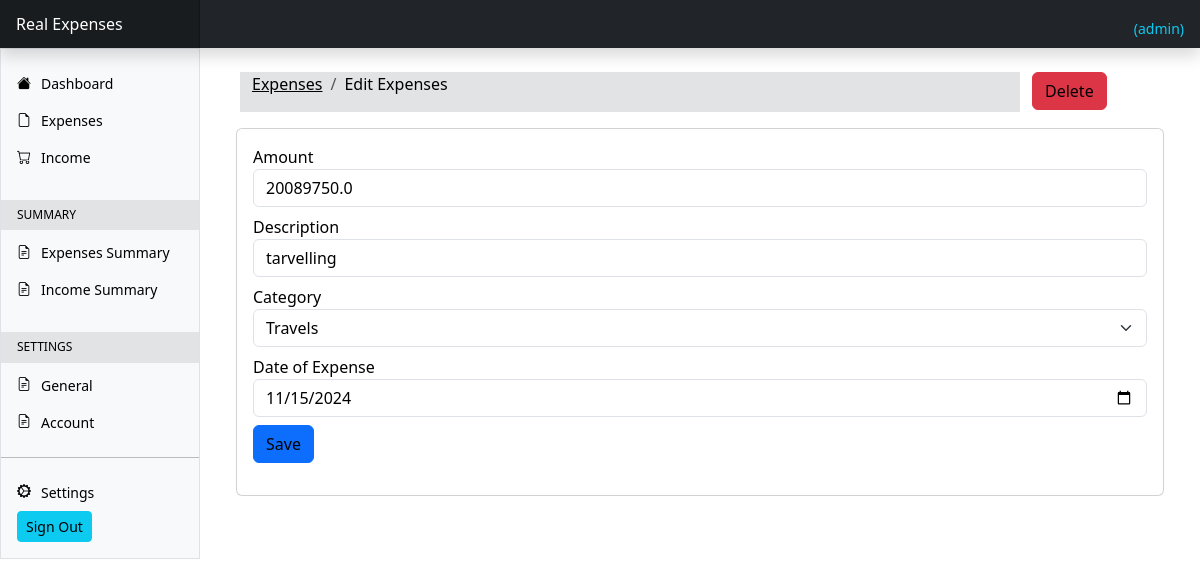
The page /edit-expense/2 (signed in) on the database its author committed.
### expenses/models.py (models this page shows, shortened)
class Expenses(models.Model):
    amount = models.FloatField()
    date = models.DateField(default=now)
    description = models.TextField()
    owner = models.ForeignKey(to=User, on_delete=models.CASCADE)
    category = models.CharField(max_length=200)
    class Meta:
        ordering = ['-date']

### expenses/views.py (the view, shortened to what this page needs)
# urls.py: path('edit-expense/<int:id>',expense_edit,name='expense-edit'),
@login_required(login_url='/authentication/login')
def expense_edit(request,id):
    expense = Expenses.objects.get(pk=id)
    categories = Category.objects.all()
    context = {
        'expense':expense,
        'values': expense,
        'categories':categories,
    }
    if request.method == 'GET':
        return render(request,'expenses/edit-expense.html',context)

### templates/expenses/edit-expense.html (shortened to what this page needs)
{% extends "base.html" %} {% block content %}
<div class="container mt-4">
  <div class="row mb-3 ms-1">
    <div class="col-md-10 bg-secondary-subtle">
      <nav aria-label="breadcrumb">
        <ol class="breadcrumb">
          <li class="breadcrumb-item">
            <a href="{% url 'expenses' %}">Expenses</a>
          </li>
          <li class="breadcrumb-item active" aria-current="page">Edit Expenses</li>
        </ol>
      </nav>
    </div>
    <div class="col-md-2">
      <a href="{% url 'expense-delete' expense.id %}" class="btn btn-danger">Delete</a>
    </div>
  </div>
  <div class="card">
    <div class="card-body">
      <form action="{% url 'expense-edit' expense.id %}" method="post">
        <div class="mb-2">
          <label for="">Amount</label>
          <input
            type="text"
            class="form-control"
            id="floatingInput"
            placeholder=""
            name="amount"
            value="{{values.amount}}"
          />
        </div>
        <div class="mb-2">
          <label for="">Description</label>
          <input
            type="text"
            class="form-control"
            id="floatingInput"
            placeholder=""
            name="description"
            value="{{values.description}}"
          />
        </div>
        <div class="mb-2">
          <label for="">Category</label>
          <select name="category" class="form-select">
            <option selected name="category" value="{{values.category}}">{{values.category}}</option>
          </select>
        </div>
        <div class="mb-2">
          <label for="">Date of Expense</label>
          <input
            type="date"
            class="form-control"
            id="floatingInput"
            placeholder=""
            value="{{values.date | date:'Y-m-d'  }}"
            name="expense_date"
          />
        </div>
        <input type="submit" value="Save" class="btn btn-primary" />
      </form>
    </div>
  </div>
</div>
{% endblock %}

### templates/base.html (shortened to what this page needs)
{% load static %}
<html lang="en" data-bs-theme="auto">
  <head><script src="/docs/5.3/assets/js/color-modes.js"></script>
    <link href="https://cdn.jsdelivr.net/npm/bootstrap@5.3.3/dist/css/bootstrap.min.css" rel="stylesheet">
    <link rel="stylesheet" href="{% static 'css/main.css' %}">
    <link href="{% static 'css/dashboard.css' %}" rel="stylesheet">
    <link rel="stylesheet" href="https://cdn.jsdelivr.net/npm/bootstrap-icons@1.11.3/font/bootstrap-icons.min.css">
  </head>
  <body>
<header class="navbar sticky-top bg-dark flex-md-nowrap p-0 shadow" data-bs-theme="dark">
  <a class="navbar-brand col-md-3 col-lg-2 me-0 px-3 fs-6 text-white" href="#">Real Expenses</a>
<small class="ms-auto text- mt-2 text-info me-3">
            ({{user.username}})
          </small>
</header>
<div class="container-fluid">
  <div class="row">
   {% include "partials/sidebars.html" %}
    <main class="col-md-9 ms-sm-auto col-lg-10 px-md-4">
      {% block content  %}
      {% endblock  %}
    </main>
  </div>
</div>
  </body>
</html>

### static/css/dashboard.css (style rules this page uses)
.navbar-brand { padding-top: .75rem; padding-bottom: .75rem; background-color: rgba(0, 0, 0, .25); box-shadow: inset -1px 0 0 rgba(0, 0, 0, .25); }

### templates/partials/sidebars.html (style rules this page uses)
* { color: black !important; }

### rows shown on the page
Expenses: amount "20089750.0", description "tarvelling", category "Travels", expense_date "11/15/2024"

### other values the page prints
{{ user.username }} "admin"
